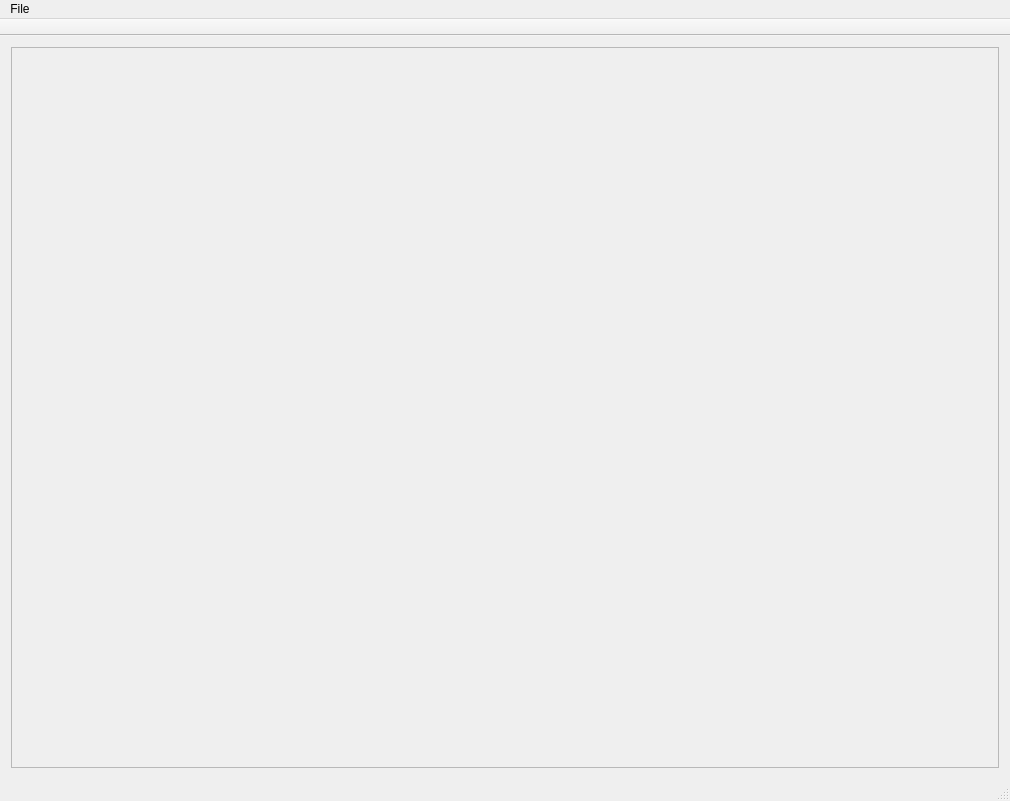
<?xml version="1.0" encoding="UTF-8"?>
<ui version="4.0">
 <class>xdynamics</class>
 <widget class="QMainWindow" name="xdynamics">
  <property name="geometry">
   <rect>
    <x>0</x>
    <y>0</y>
    <width>1010</width>
    <height>801</height>
   </rect>
  </property>
  <property name="windowTitle">
   <string>xdynamics</string>
  </property>
  <property name="tabShape">
   <enum>QTabWidget::Rounded</enum>
  </property>
  <widget class="QWidget" name="centralWidget">
   <layout class="QGridLayout" name="gridLayout">
    <item row="0" column="0">
     <widget class="QScrollArea" name="GraphicArea">
      <property name="widgetResizable">
       <bool>true</bool>
      </property>
      <widget class="QWidget" name="scrollAreaWidgetContents">
       <property name="geometry">
        <rect>
         <x>0</x>
         <y>0</y>
         <width>990</width>
         <height>728</height>
        </rect>
       </property>
      </widget>
     </widget>
    </item>
   </layout>
  </widget>
  <widget class="QMenuBar" name="menuBar">
   <property name="geometry">
    <rect>
     <x>0</x>
     <y>0</y>
     <width>1010</width>
     <height>21</height>
    </rect>
   </property>
   <widget class="QMenu" name="menu">
    <property name="title">
     <string>File</string>
    </property>
    <widget class="QMenu" name="menuImport">
     <property name="title">
      <string>Import</string>
     </property>
     <addaction name="Import_MilkShape_3D_ASCII"/>
    </widget>
    <widget class="QMenu" name="menuExport">
     <property name="title">
      <string>Export</string>
     </property>
     <addaction name="actionMBD_Result_ASCII"/>
     <addaction name="actionDEM_Result_ASCII"/>
    </widget>
    <addaction name="actionChange_Shape"/>
    <addaction name="menuExport"/>
    <addaction name="menuImport"/>
    <addaction name="actionProperty"/>
   </widget>
   <addaction name="menu"/>
  </widget>
  <widget class="QToolBar" name="mainToolBar">
   <property name="movable">
    <bool>false</bool>
   </property>
   <property name="floatable">
    <bool>false</bool>
   </property>
   <attribute name="toolBarArea">
    <enum>TopToolBarArea</enum>
   </attribute>
   <attribute name="toolBarBreak">
    <bool>false</bool>
   </attribute>
  </widget>
  <widget class="QStatusBar" name="statusBar"/>
  <action name="actionChange_Shape">
   <property name="checkable">
    <bool>true</bool>
   </property>
   <property name="text">
    <string>Change Shape</string>
   </property>
  </action>
  <action name="Import_MilkShape_3D_ASCII">
   <property name="text">
    <string>MilkShape 3D ASCII</string>
   </property>
  </action>
  <action name="actionMBD_Result_ASCII">
   <property name="text">
    <string>MBD Result ASCII</string>
   </property>
  </action>
  <action name="actionDEM_Result_ASCII">
   <property name="text">
    <string>DEM Result ASCII</string>
   </property>
  </action>
  <action name="actionProperty">
   <property name="text">
    <string>Property</string>
   </property>
  </action>
 </widget>
 <layoutdefault spacing="6" margin="11"/>
 <resources>
  <include location="parview.qrc"/>
 </resources>
 <connections/>
</ui>
